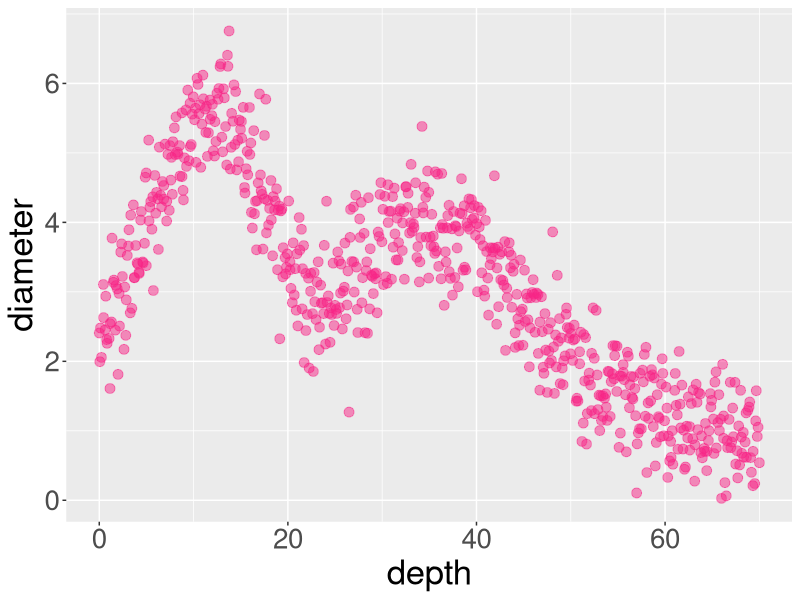
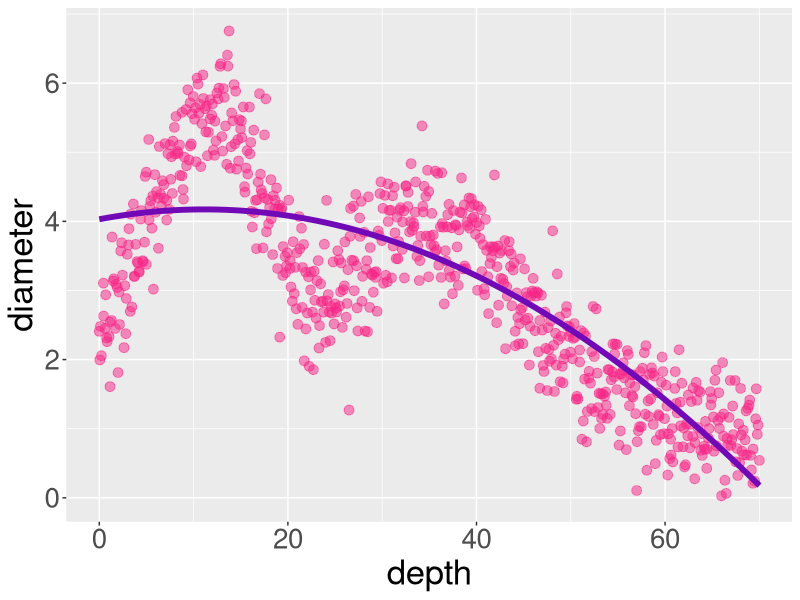
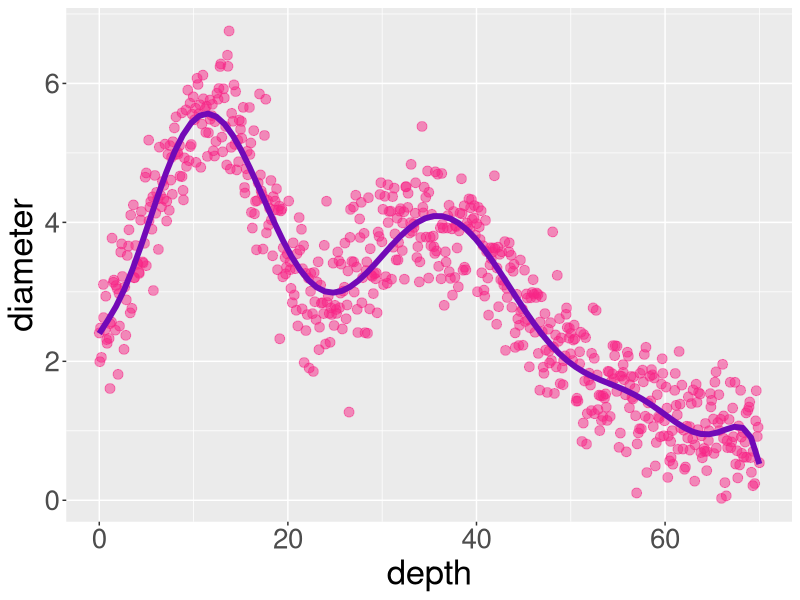
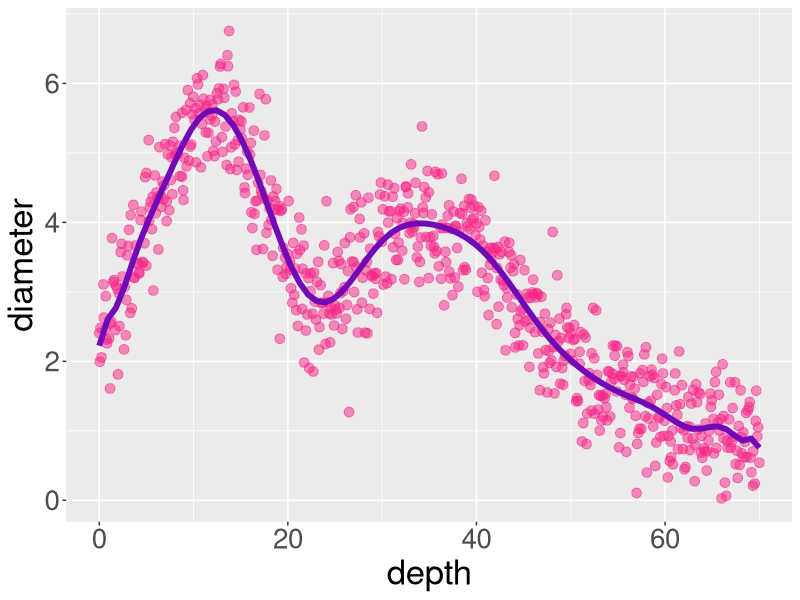
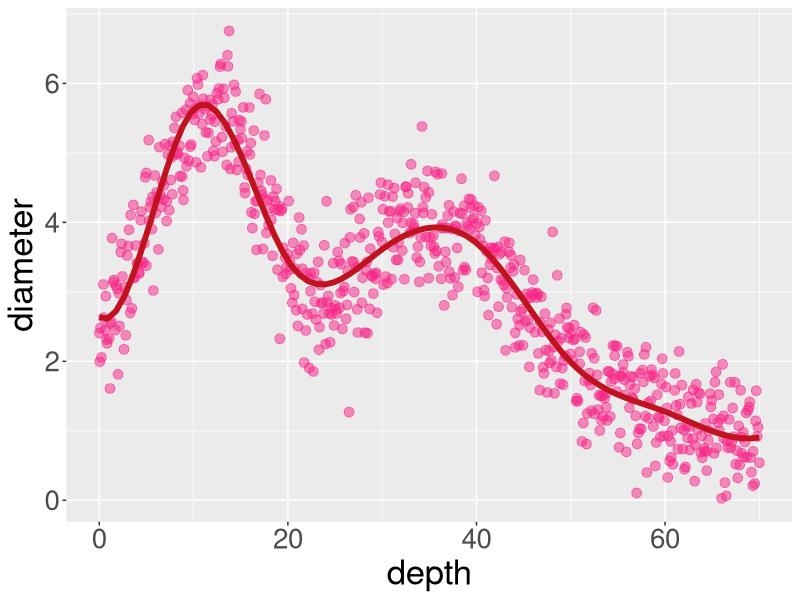
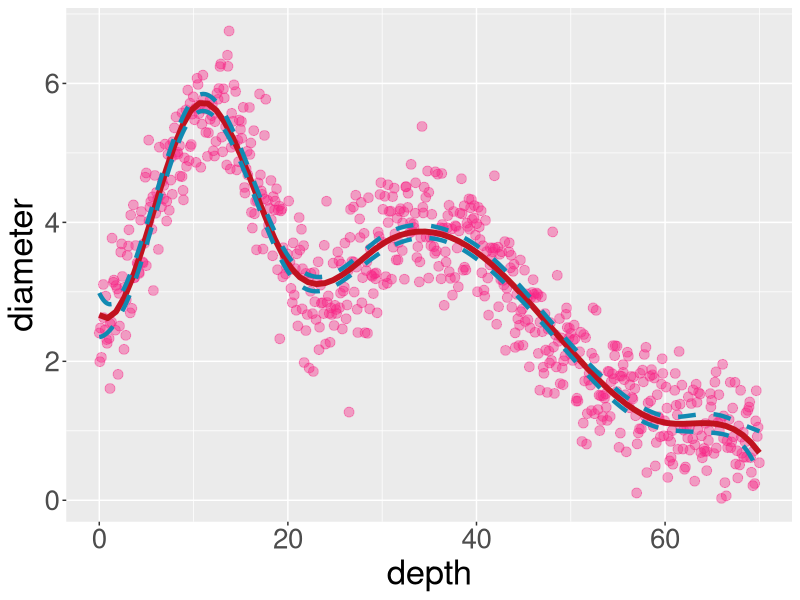
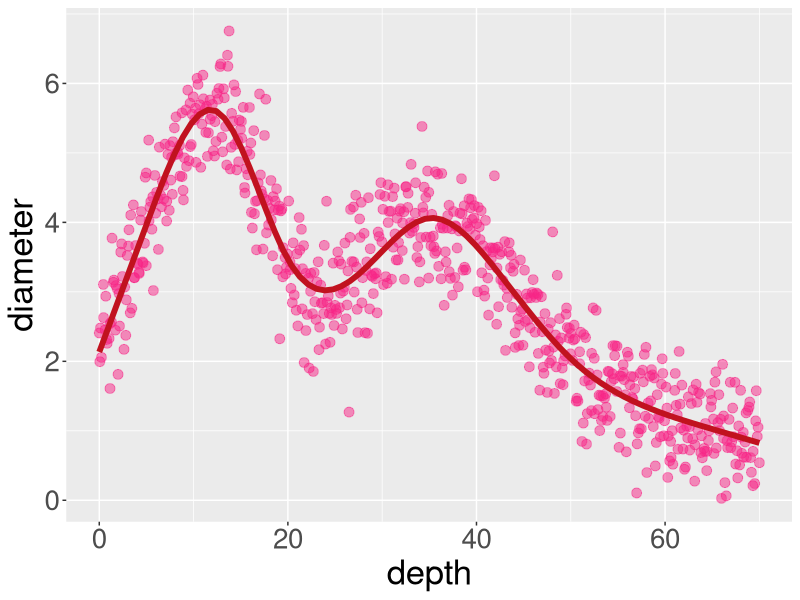
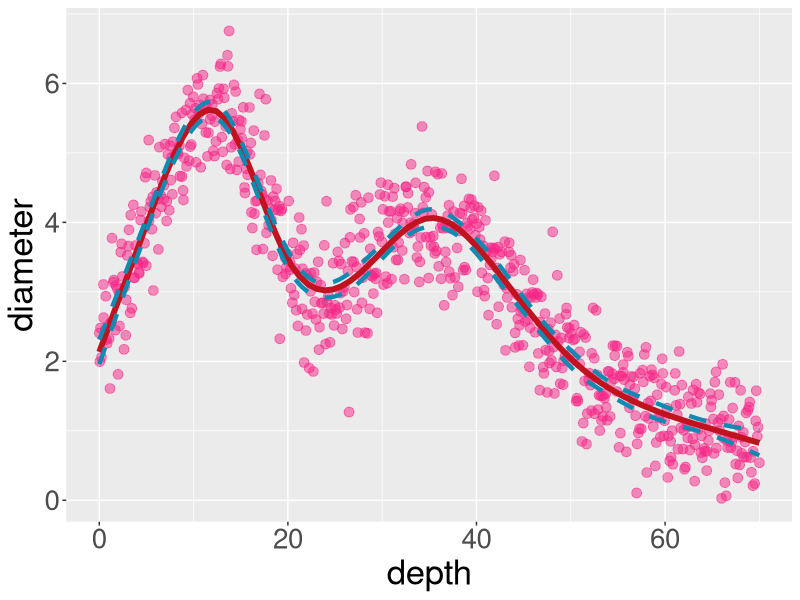

Source code (R) for these figures, in order:
#install.packages('ggplot2')
#install.packages('xtable')
library(ggplot2)
library(splines)
library(xtable)


# Theme for plots
theme <- theme(
  axis.text.x  = element_text(size = 20), 
  axis.text.y  = element_text(size = 20),
  axis.title.x = element_text(size = 25),
  axis.title.y = element_text(size = 25),
  plot.title   = element_text(hjust = 0.5, size = 15))

################
## Question 1 ##
################

# Read the data
marine.df <- read.csv('marine.csv', header = TRUE)

# Scatter plot
ggplot(marine.df, aes(x = depth, y = diameter)) + 
  geom_point(size = 3, colour = '#f72585', alpha = 0.5) + 
  theme

# Has 3 vertices e.g. 4th order polynomial 

################
## Question 2 ##
################

# Fit polynomial regression with order 2
marine.poly2.fit <- lm(diameter ~ poly(depth, 2), data = marine.df)
summary(marine.poly2.fit)

ggplot(marine.df, aes(x = depth, y = diameter)) + 
  geom_point(size = 3, colour = '#f72585', alpha = 0.5) + 
  stat_smooth(method = 'lm', formula = y ~ poly(x, 2), colour = '#7209b7',
              lwd = 2, alpha = 0) +
  theme

# Fit polynomial regression with order 10
marine.poly10.fit <- lm(diameter ~ poly(depth, 10), data = marine.df)
summary(marine.poly10.fit)

ggplot(marine.df, aes(x = depth, y = diameter)) + 
  geom_point(size = 3, colour = '#f72585', alpha = 0.5) + 
  stat_smooth(method = 'lm', formula = y ~ poly(x, 10), colour = '#7209b7',
              lwd = 2, alpha = 0) +
  theme

# Fit polynomial regression with order 20
marine.poly20.fit <- lm(diameter ~ poly(depth, 20), data = marine.df)
summary(marine.poly20.fit)

ggplot(marine.df, aes(x = depth, y = diameter)) + 
  geom_point(size = 3, colour = '#f72585', alpha = 0.5) + 
  stat_smooth(method = 'lm', formula = y ~ poly(x, 20), colour = '#7209b7',
              lwd = 2, alpha = 0) +
  theme


################
## Question 3 ##
################

# Create the spline
marine.cs.6k.bs <- with(bs(x = depth, degree = 3,
                        knots = 10 * c(1:6)[-5], 
                        intercept = TRUE), data = marine.df)


# Fit the model
marine.cs.6k.fit <- lm(diameter ~ -1 + marine.cs.6k.bs, data = marine.df)
summary(marine.cs.6k.fit)

# Plot the spline
ggplot(marine.df, aes(x = depth, y = diameter)) + 
  geom_point(size = 3, colour = '#f72585', alpha = 0.5) + 
  stat_smooth(method = 'lm', formula = y ~ -1 + bs(x = x, degree = 3,
                                                   knots = 10 * c(1:6), 
                                                   intercept = TRUE), 
              colour = '#c1121f', lwd = 2, alpha = 0) +
  theme

# Plot confidence interval
marine.cs.6k.pred = predict(marine.cs.6k.fit, interval = "confidence",
                           level = 0.95)

ggplot(marine.df, aes(x = depth, y = diameter)) + 
  geom_point(size = 3, colour = '#f72585', alpha = 0.4) + 
  stat_smooth(method = 'lm', formula = y ~ -1 + bs(x = x, degree = 3,
                                                   knots = 10 * c(1:6)[-5], 
                                                   intercept = TRUE), 
              colour = '#c1121f', lwd = 2, alpha = 0) +
  geom_line(aes(x = sort(depth), y = marine.cs.6k.pred[order(depth), "upr"]),
             colour = '#118ab2', lwd = 1.5, linetype = 2) +
  geom_line(aes(x = sort(depth), y = marine.cs.6k.pred[order(depth), "lwr"]),
            colour = '#118ab2', lwd = 1.5, linetype = 2) +
  theme

################
## Question 4 ##
################

# Cubic spline has K + 4 = 9 df. Natural cubic spline has K df so total knots
# should be K = 9 which is K - 2 = 7 internal knots.

# Create natural cubic spline basis
marine.int.knots.pos <- 5 + (60 / 8) * c(1:7)
marine.bnd.knots.pos <- c(5, 65)
marine.ns.7k.bs <- ns(marine.df$depth, knots = marine.int.knots.pos, 
                      Boundary.knots = marine.bnd.knots.pos, intercept = TRUE)

# Fit the natural cubic spline
marine.ns.7k.fit <- lm(diameter ~ -1 + marine.ns.7k.bs, data = marine.df)
summary(marine.ns.7k.fit)

# Plot the spline
ggplot(marine.df, aes(x = depth, y = diameter)) + 
  geom_point(size = 3, colour = '#f72585', alpha = 0.5) + 
  stat_smooth(method = 'lm', formula = y ~ -1 + ns(x = x, 
                                                   knots = marine.int.knots.pos, 
                                                   Boundary.knots =
                                                     marine.bnd.knots.pos, 
                                                   intercept = TRUE), 
              colour = '#c1121f', lwd = 2, alpha = 0) +
  theme

# Plot confidence interval
marine.ns.7k.pred = predict(marine.ns.7k.fit, interval = "confidence",
                            level = 0.95)

ggplot(marine.df, aes(x = depth, y = diameter)) + 
  geom_point(size = 3, colour = '#f72585', alpha = 0.5) + 
  stat_smooth(method = 'lm', formula = y ~ -1 + ns(x = x, 
                                                   knots = marine.int.knots.pos, 
                                                   Boundary.knots =
                                                     marine.bnd.knots.pos, 
                                                   intercept = TRUE), 
              colour = '#c1121f', lwd = 2, alpha = 0) +
  geom_line(aes(x = sort(depth), y = marine.ns.7k.pred[order(depth), "upr"]),
            colour = '#118ab2', lwd = 1.5, linetype = 2) +
  geom_line(aes(x = sort(depth), y = marine.ns.7k.pred[order(depth), "lwr"]),
            colour = '#118ab2', lwd = 1.5, linetype = 2) +
  theme

################
## Question 5 ##
################

# Smoothing spline with effective df = 12.5
marine.sm.12.5df <- smooth.spline(marine.df$diameter ~ marine.df$depth, 
                                  df = 12.5)
marine.sm.12.5df

# Smoothing spline with effective df = 17.5
marine.sm.17.5df <- smooth.spline(marine.df$diameter ~ marine.df$depth, 
                                  df = 17.5)
marine.sm.17.5df

# Smoothing spline with effective df = 25
marine.sm.25df <- smooth.spline(marine.df$diameter ~ marine.df$depth, 
                                  df = 25)
marine.sm.25df

## Plotting the splines

# Plotting the 12.5df spline
ggplot(marine.df, aes(x = depth, y = diameter)) + 
  geom_point(size = 3, colour = '#f72585', alpha = 0.5) + 
  geom_line(aes(x = sort(depth), y = fitted(marine.sm.12.5df)[order(depth)]), 
            colour = '#c1121f', lwd = 2) +
  theme

# Plotting the 17.5df spline
ggplot(marine.df, aes(x = depth, y = diameter)) + 
  geom_point(size = 3, colour = '#f72585', alpha = 0.5) + 
  geom_line(aes(x = sort(depth), y = fitted(marine.sm.17.5df)[order(depth)]), 
            colour = '#c1121f', lwd = 2) +
  theme

# Plotting the 25df spline
ggplot(marine.df, aes(x = depth, y = diameter)) + 
  geom_point(size = 3, colour = '#f72585', alpha = 0.5) + 
  geom_line(aes(x = sort(depth), y = fitted(marine.sm.25df)[order(depth)]), 
            colour = '#c1121f', lwd = 2) +
  theme

################
## Question 6 ##
################

# Set up required variables
knotsPos <- c(15, 25, 35, 45, 55) # Knot positions
polyDegreeList <- c(1:5) # Proposed polynomial orders
overallCVErrVec <- vector(length = length(polyDegreeList)) # Vector to store 
                                                        # overall CV errors

# Use a for loop to iterate over each proposed polynomial order
for (polyDegree in polyDegreeList){
  # Store CV error per each fold
  cvErrList <- c()
  
  # Use a for loop to iterate over fold for cross-validation
  for (fold in sort(unique(marine.df$group))) {
    # Split the data into training and validation set
    val.df   <- marine.df[marine.df$group == fold, ] # Current fold
    train.df <- marine.df[marine.df$group != fold, ] # Remaining K-1 folds  
    
    # Train the model
    marine.Ms.fit  <- with(train.df, lm(diameter ~ -1 + 
                                          bs(x = depth, degree = polyDegree,
                                             knots = knotsPos, 
                                             intercept = TRUE)))
    
    # Calculate CV error
    marine.Ms.pred <- predict(marine.Ms.fit, newdata = val.df)
    #print(length(marine.Ms.pred))
    cvErrList[fold] <- sum((val.df$diameter - marine.Ms.pred)^2)
    
  }
  
  overallCVErrVec[polyDegree] <- sum(cvErrList) / nrow(marine.df)
}

# Chosen degree
print(which.min(overallCVErrVec))

# CV error for the chosen degree
print(min(overallCVErrVec))






